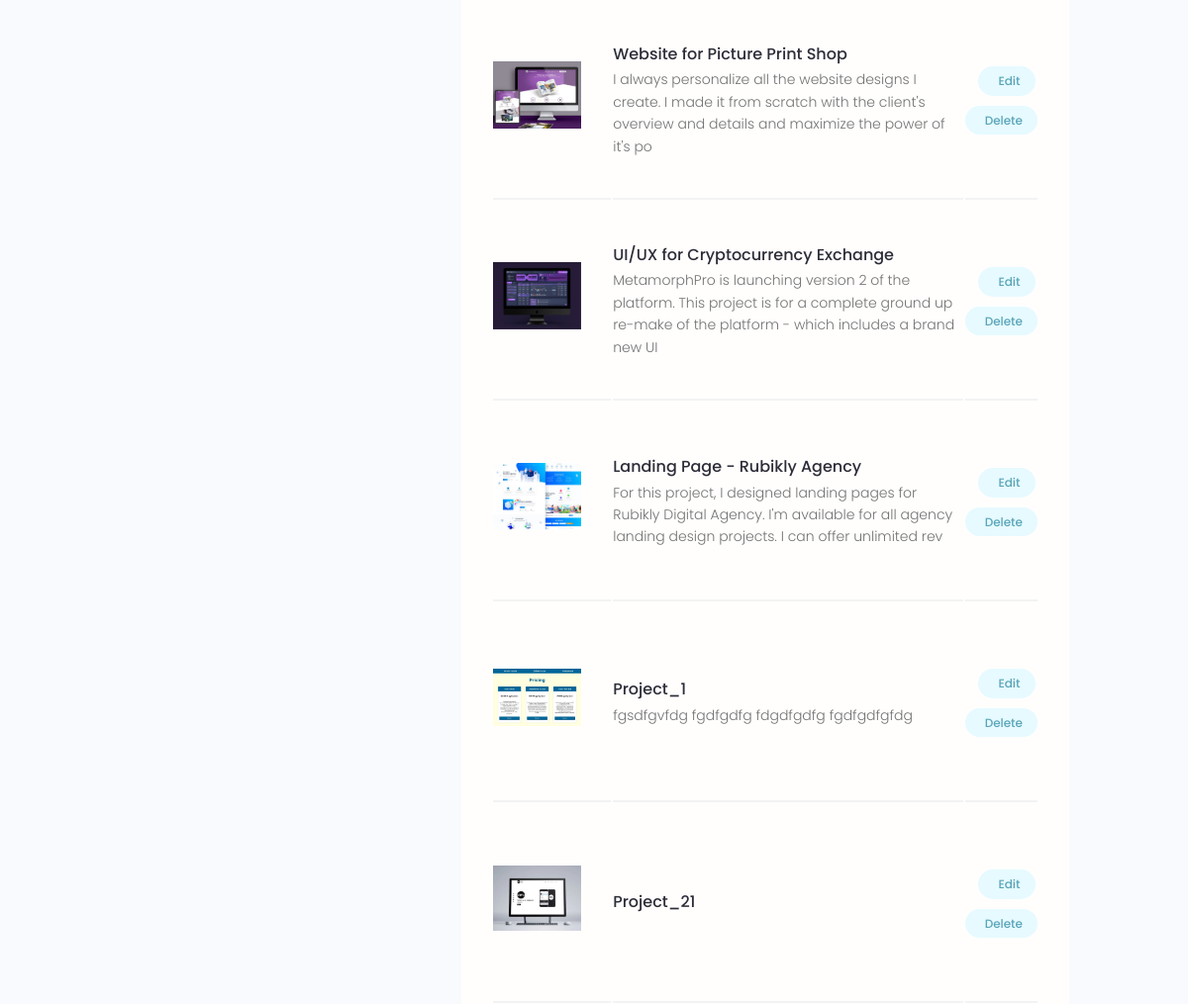
Page /account/ (signed in, middle part) on the earlier database version.
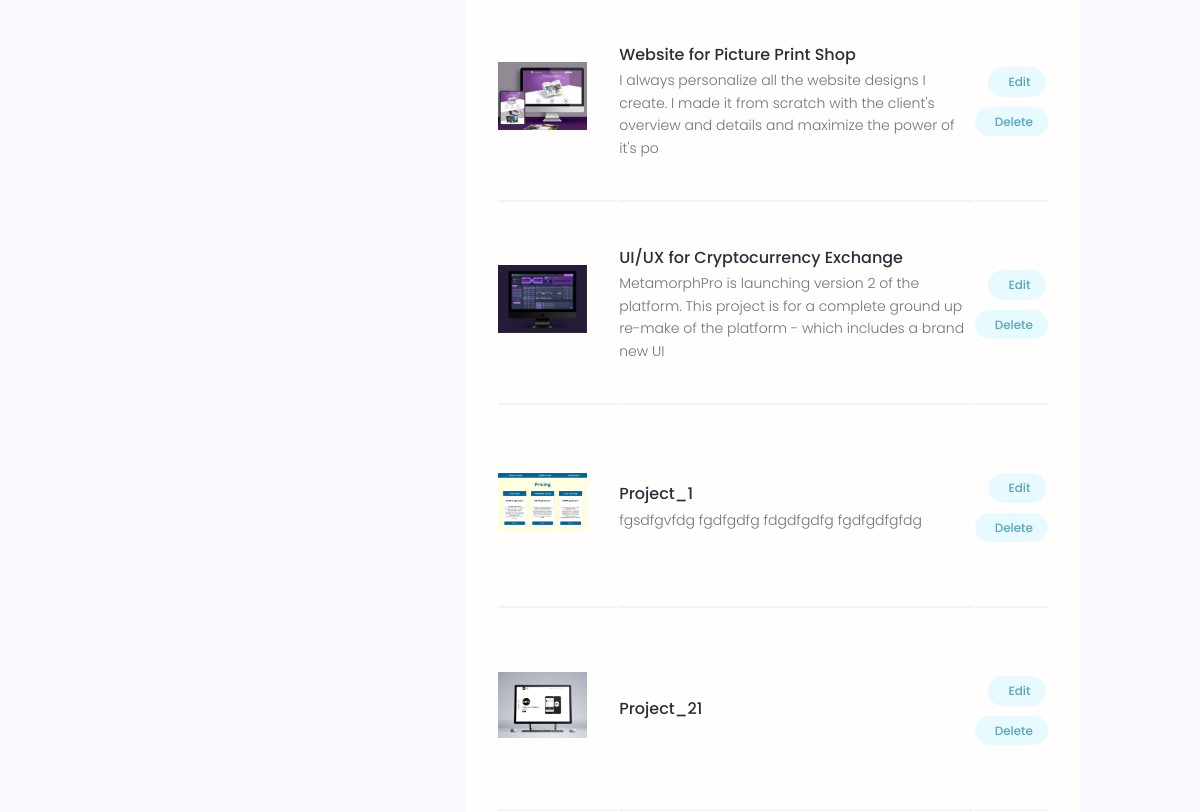
Same page on the later database version.
### projects/models.py (models this page shows, shortened)
class Project(models.Model):
    owner = models.ForeignKey(Profile, on_delete=models.SET_NULL, blank=True, null=True)
    title = models.CharField(max_length=200)
    description = models.TextField(blank=True, null=True)
    featured_image = models.ImageField(upload_to="projects/%Y/%m/%d/", default="default.jpg")
    demo_link = models.CharField(max_length=200, blank=True, null=True)
    source_link = models.CharField(max_length=200, blank=True, null=True)
    tags = models.ManyToManyField('Tag', blank=True)
    vote_total = models.IntegerField(default=0)
    vote_ratio = models.IntegerField(default=0)
    created = models.DateTimeField(auto_now_add=True)
    class Meta:
        ordering = ["-vote_ratio", "-vote_total", "title"]

### users/views.py (the view)
# urls.py: path('account/', views.user_account, name="account"),
@login_required(login_url='login')
def user_account(request):
    prof = request.user.profile
    skills = prof.skill_set.all()
    projects = prof.project_set.all()
    context = {
        'profile': prof,
        'skills': skills,
        'projects': projects
    }
    return render(request, 'users/account.html', context)

### users/templates/users/account.html (shortened to what this page needs)
{% extends 'projects/base.html' %}
{% block content %}
  <main class="settingsPage profile my-md">
    <div class="container">
      <div class="layout">
        <div class="column column--1of3">
        </div>
        <div class="column column--2of3">
          <table class="settings__table">
            {% for project in projects %}
            <tr>
              <td class="settings__thumbnail">
                <a href="{% url 'project' project.id %}"><img src="{{ project.featured_image.url }}"
                                                          alt="Project Thumbnail" /></a>
              </td>
              <td class="settings__tableInfo">
                <a href="{% url 'project' project.id %}">{{ project.title }}</a>
                <p>
                  {{ project.description|slice:"150" }}
                </p>
              </td>
              <td class="settings__tableActions">
                <a class="tag tag--pill tag--main settings__btn" href="{% url 'update-project' project.id %}"> Edit</a>
                <a class="tag tag--pill tag--main settings__btn" href="{% url 'delete-project' project.id %}">
                  Delete</a>
              </td>
            </tr>
            {% endfor %}
          </table>
        </div>
      </div>
    </div>
  </main>
{% endblock %}

Differences in the rows shown:
no longer on this page (row edited): Project: featured_image (picture), title "Landing Page - Rubikly Agency", description "For this project, I designed landing pages for Rubikly Digital Agency. I'm available for all agency landing design projects. I can offer unlimited rev"
